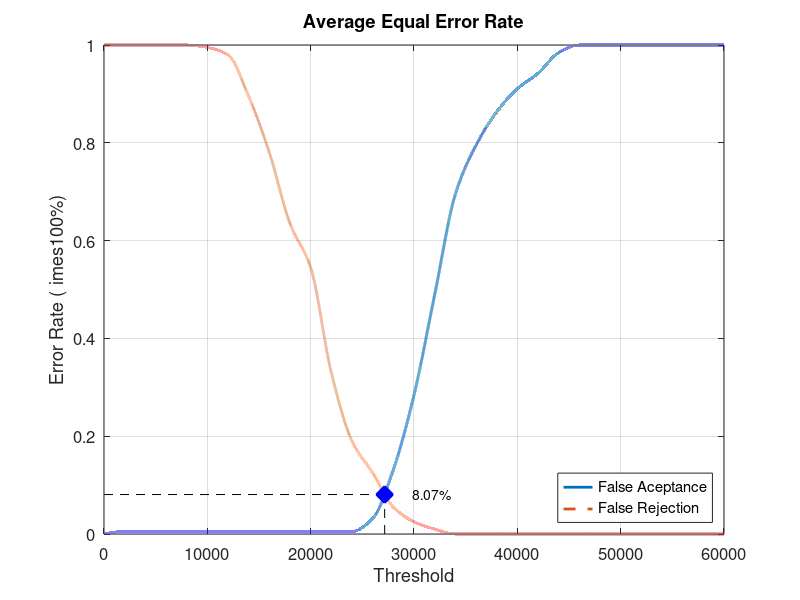
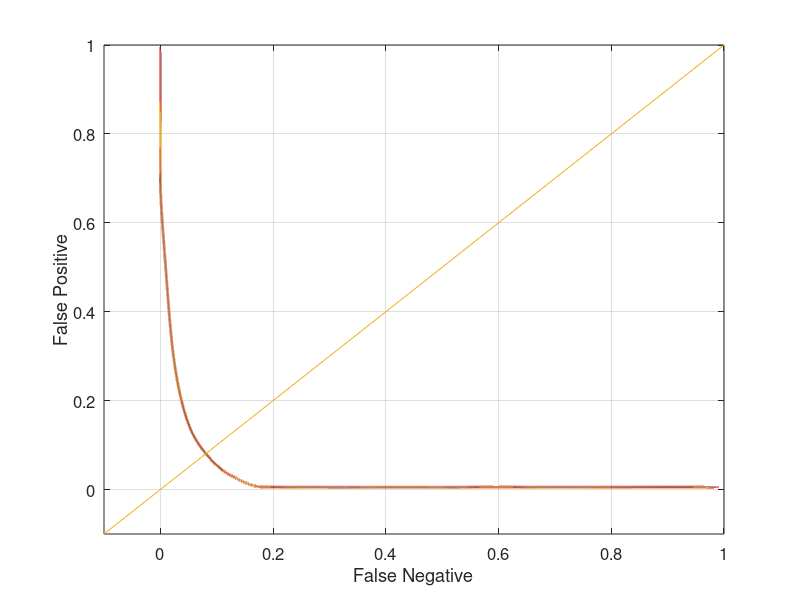

The MATLAB source for these figures, in order:
close all;
clear;
clc;
x = 0:2000:60000;
xq = 0:0.5:60000;

y0 = [0 0.00526316 0.00526316 0.00526316 0.00526316 0.00526316 0.00526316 0.00526316 0.00526316 0.00526316 0.00526316 0.00526316 0.00526316 0.0315789 0.131579 0.284211 0.489474 0.694737 0.794737 0.863158 0.910526 0.942105 0.984211 1 1 1 1 1 1 1 1]
yy0 = interp1(x, y0, xq, 'pchip');
y1 = [1 1 1 1 1 0.995 0.98 0.895 0.78 0.635 0.545 0.33 0.19 0.125 0.055 0.025 0.01 0 0 0 0 0 0 0 0 0 0 0 0 0 0]
yy1 = interp1(x, y1, xq, 'pchip');

% Calculating EER: 
y2 = abs(y0 - y1);
find(y2 == min(y2))
yy2 = abs(yy0 - yy1);
xEER = find(yy2 == min(yy2));
xEERIndex = xq(xEER) % X-axis EER
yEER = yy0(xEER) % Y-axis EER

main = figure
plot(xq, yy0,'-','LineWidth', 2);	hold on
plot(xq, yy1,'--','LineWidth', 2);	hold on
plot([xEERIndex xEERIndex], [0 yEER], 'k--');	hold on
plot([0 xEERIndex], [yEER yEER], 'k--');	hold on
plot(xEERIndex, yEER, 'bx', 'LineWidth', 10);	hold on
text(xEERIndex + 10 * xEERIndex / 100, yEER, [num2str(round((10000 * yEER)) / 100) '%'])
legend('False Aceptance', 'False Rejection', 'Location', 'SouthEast')
xlabel('Threshold')
ylabel('Error Rate (	imes100%)')
title('Average Equal Error Rate')
set(gca, 'FontSize', 12)
axis([0 60000 0 1])
grid on

print(main, 'Database5_2Main', '-dpng');
FNRxFPR = figure('Color', [1 1 1]);
plot(yy1, yy0, '-', yy1, yy0, 'LineWidth', 2);
hold on
y = -0.1:0.1:1
plot(y, y); 
set(gca, 'FontSize', 12)
xlabel('False Negative')
ylabel('False Positive')
axis([-0.1 1 -0.1 1])
set(gca, 'FontSize', 12)
grid on

print(FNRxFPR, 'Database5_2FNRxFPR','-dpng');
